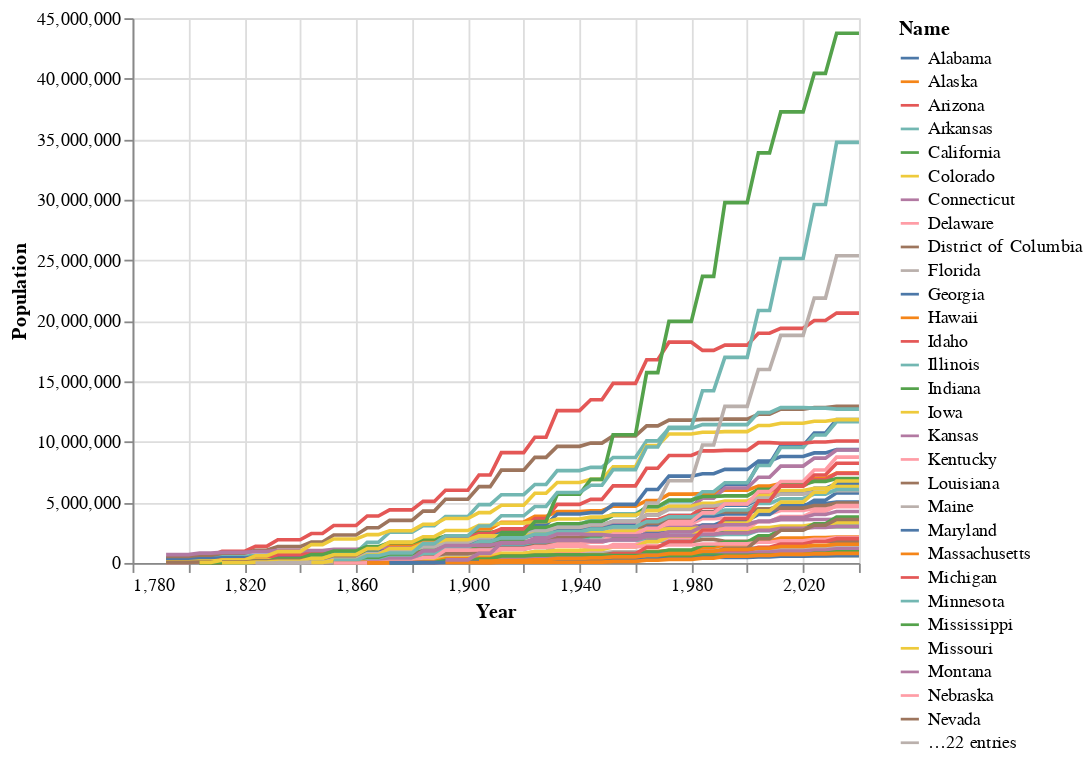

The code cell stored with this chart in its notebook:
### Code cell
alt.Chart(
    pop_df
).mark_line().encode(
    x = "Year",
    y = "Population",
    color = "Name",
    tooltip = ["Name", "Year", "Population"]
)

### Figure 1 — Vega-Lite specification as saved in the notebook (floating-point values rounded to 4 significant figures; data arrays with more than 128 entries replaced by an {"elided": "..."} marker saying what was removed)
{"config": {"view": {"continuousWidth": 400, "continuousHeight": 300}}, "data": {"name": "data-f7c306841b6278cb0cfbb75bd8cc51e0"}, "mark": "line", "encoding": {"color": {"type": "nominal", "field": "Name"}, "tooltip": [{"type": "nominal", "field": "Name"}, {"type": "quantitative", "field": "Year"}, {"type": "quantitative", "field": "Population"}], "x": {"type": "quantitative", "field": "Year"}, "y": {"type": "quantitative", "field": "Population"}}, "$schema": "https://vega.github.io/schema/vega-lite/v4.8.1.json", "datasets": {"data-f7c306841b6278cb0cfbb75bd8cc51e0": {"elided": "2773 records"}}}
